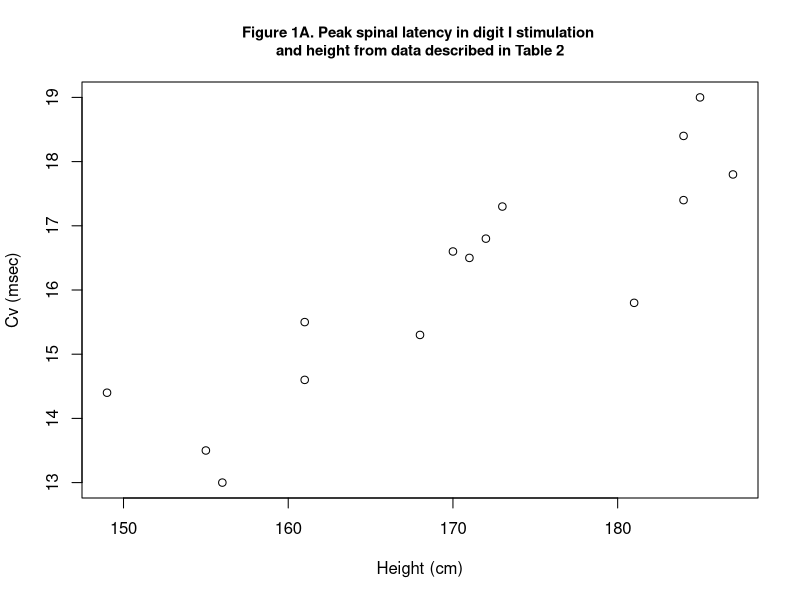
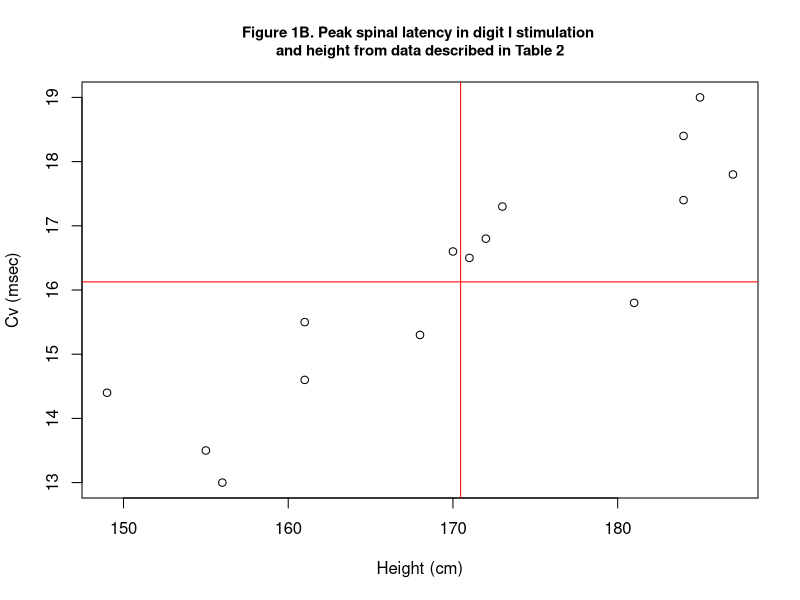
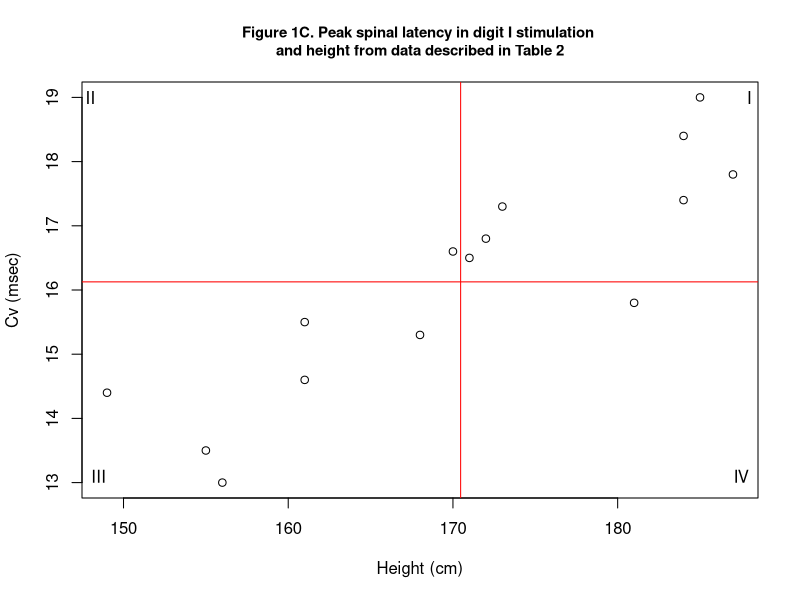
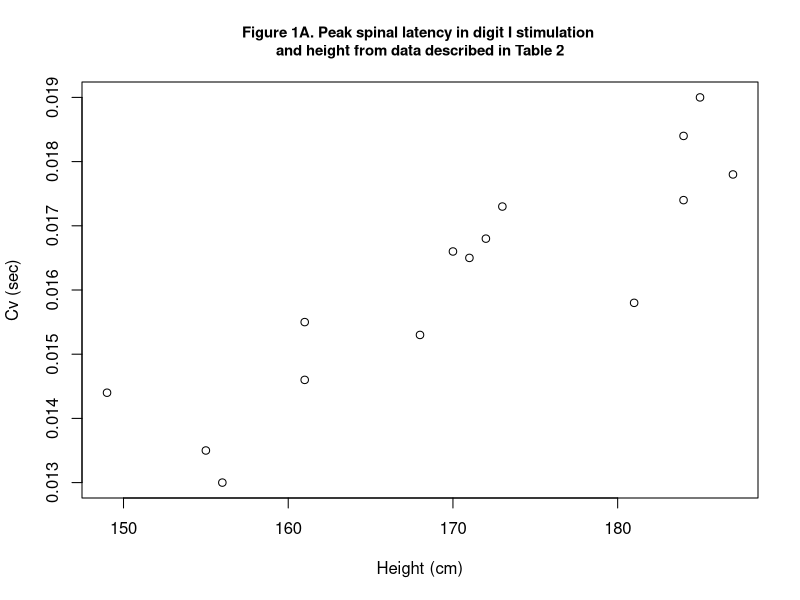
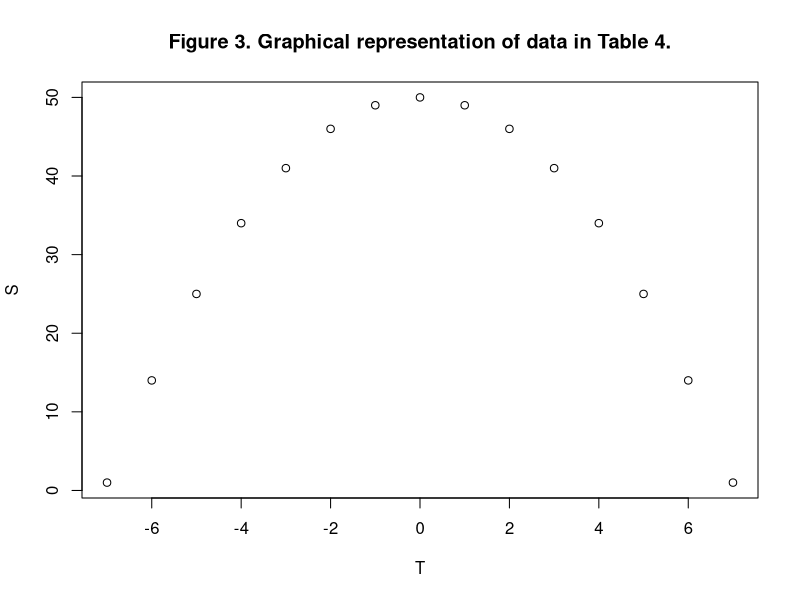
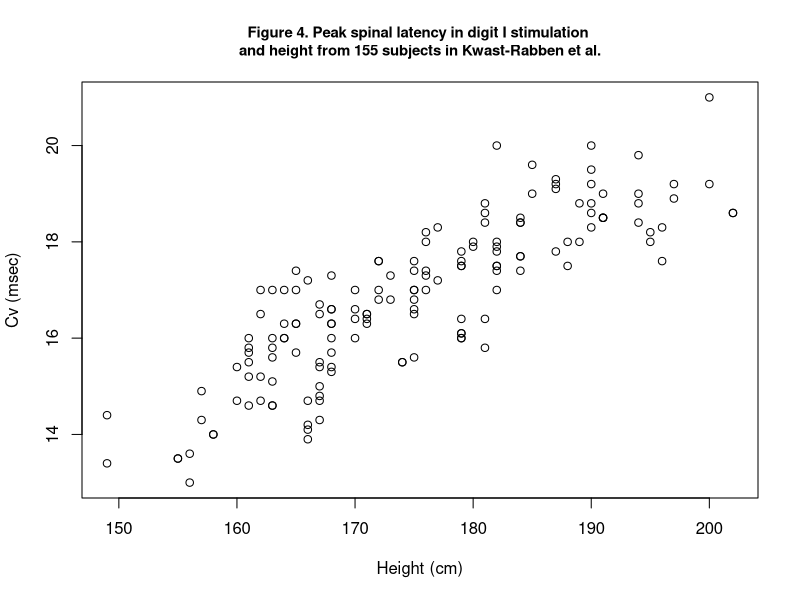

Source code (R) for these figures, in order:
## ---- chunk 1
knitr::opts_chunk$set(echo = TRUE)
## ---- chunk 2
setwd("D:/git/DPH101-xjtlu/Y3.2")
## ---- chunk 3
HEIGHT <- c(149, 155, 156, 161, 161,
            168, 170, 171, 172, 173,
            181, 184, 184, 185, 187)
CV <- c(14.4, 13.5, 13.0, 15.5, 14.6,
        15.3, 16.6, 16.5, 16.8, 17.3,
        15.8, 18.4, 17.4, 19.0, 17.8)
KWASTSUB <- data.frame(HEIGHT, CV)
str(KWASTSUB)
head(KWASTSUB)
plot(HEIGHT, CV,
     main = "Figure 1A. Peak spinal latency in digit I stimulation \nand height from data described in Table 2",
     ylab = "Cv (msec)",
     xlab = "Height (cm)",
     cex.main = 0.9)
## ---- chunk 4
plot(HEIGHT, CV,
     main = "Figure 1B. Peak spinal latency in digit I stimulation \nand height from data described in Table 2",
     ylab = "Cv (msec)",
     xlab = "Height (cm)",
     cex.main = 0.9)
abline(h = mean(CV), v = mean(HEIGHT), 
       col = c("red","red"))
## ---- chunk 5
plot(HEIGHT, CV,
     main = "Figure 1C. Peak spinal latency in digit I stimulation \nand height from data described in Table 2",
     ylab = "Cv (msec)",
     xlab = "Height (cm)",
     cex.main = 0.9)
abline(h = mean(CV), v = mean(HEIGHT), 
       col = c("red","red"))
text(188, 19, "I")
text(148, 19, "II")
text(148.5, 13.1, "III")
text(187.5, 13.1, "IV")
## ---- chunk 6
cov(HEIGHT, CV)
## ---- chunk 7
CV2 <- CV/1000
## ---- chunk 8
plot(HEIGHT, CV2,
     main = "Figure 1A. Peak spinal latency in digit I stimulation \nand height from data described in Table 2",
     ylab = "Cv (sec)",
     xlab = "Height (cm)",
     cex.main = 0.9)
## ---- chunk 9
cov(HEIGHT, CV2)
## ---- chunk 10
cov(HEIGHT, CV); cov(HEIGHT, CV2)
cor(HEIGHT, CV); cor(HEIGHT, CV2)
## ---- chunk 11
S <- c(1, 14, 25, 34, 41, 46, 49, 50,
       49, 46, 41, 34, 25, 14, 1)
T <- c(-7:7)
cor(S, T)
## ---- chunk 12
plot(T, S,
     main = "Figure 3. Graphical representation of data in Table 4.")
## ---- chunk 13
HEIGHT.FULL <- c(149,149,155,155,156,156,157,157,158,158,160,160,161,161,161,
                 161,161,161,162,162,162,162,163,163,163,163,163,163,163,164,
                 164,164,164,165,165,165,165,165,166,166,166,166,166,167,167,
                 167,167,167,167,167,167,168,168,168,168,168,168,168,168,168,
                 170,170,170,170,171,171,171,171,172,172,172,172,173,173,174,
                 174,175,175,175,175,175,175,175,175,176,176,176,176,176,177,
                 177,179,179,179,179,179,179,179,179,179,180,180,181,181,181,
                 181,181,182,182,182,182,182,182,182,184,184,184,184,184,184,
                 185,185,187,187,187,187,188,188,189,189,190,190,190,190,191,
                 191,191,191,194,194,194,194,195,195,196,196,197,197,200,200,
                 202,202,182,190,190)
CV.FULL <- c(14.4,13.4,13.5,13.5,13.0,13.6,14.3,14.9,14.0,14.0,15.4,14.7,15.5,15.7,15.8,
             16.0,14.6,15.2,15.2,16.5,17.0,14.7,16.0,15.8,17.0,15.1,14.6,15.6,14.6,17.0,
             16.3,16.0,16.0,15.7,16.3,17.4,17.0,16.3,14.1,14.2,14.7,13.9,17.2,16.7,16.5,
             14.7,14.3,14.8,15.0,15.5,15.4,17.3,16.3,15.3,16.0,16.6,15.7,16.3,16.6,15.4,
             16.6,16.0,17.0,16.4,16.5,16.3,16.4,16.5,17.6,16.8,17.0,17.6,17.3,16.8,15.5,
             15.5,17.0,15.6,16.8,17.4,17.6,16.5,16.6,17.0,18.0,17.0,17.4,18.2,17.3,17.2,
             18.3,16.4,16.1,17.6,17.8,16.1,16.0,16.0,17.5,17.5,18.0,17.9,18.4,16.4,15.8,
             18.8,18.6,18.0,17.9,17.5,17.4,17.0,17.5,17.8,18.4,18.5,17.7,17.7,17.4,18.4,
             19.0,19.6,19.1,19.2,17.8,19.3,17.5,18.0,18.0,18.8,18.3,18.6,18.8,19.2,18.5,
             18.5,19.0,18.5,19.8,18.8,18.4,19.0,18.0,18.2,17.6,18.3,18.9,19.2,21.0,19.2,
             18.6,18.6,20.0,20.0,19.5)
KWAST.FULL <- data.frame(HEIGHT.FULL, CV.FULL)
str(KWAST.FULL)
head(KWAST.FULL)
## ---- chunk 14
plot(HEIGHT.FULL, CV.FULL,
     main = "Figure 4. Peak spinal latency in digit I stimulation \nand height from 155 subjects in Kwast-Rabben et al.",
     ylab = "Cv (msec)",
     xlab = "Height (cm)",
     cex.main = 0.9)
## ---- chunk 15
cor(HEIGHT.FULL, CV.FULL)
## ---- chunk 16
R.FULL <- cor(HEIGHT.FULL, CV.FULL); N.FULL <- 155
T.FULL <- R.FULL * sqrt((N.FULL-2)/(1-R.FULL^2))
T.FULL
## ---- chunk 17
dt(T.FULL, N.FULL-2)
## ---- chunk 18
cor.test(HEIGHT.FULL, CV.FULL)
